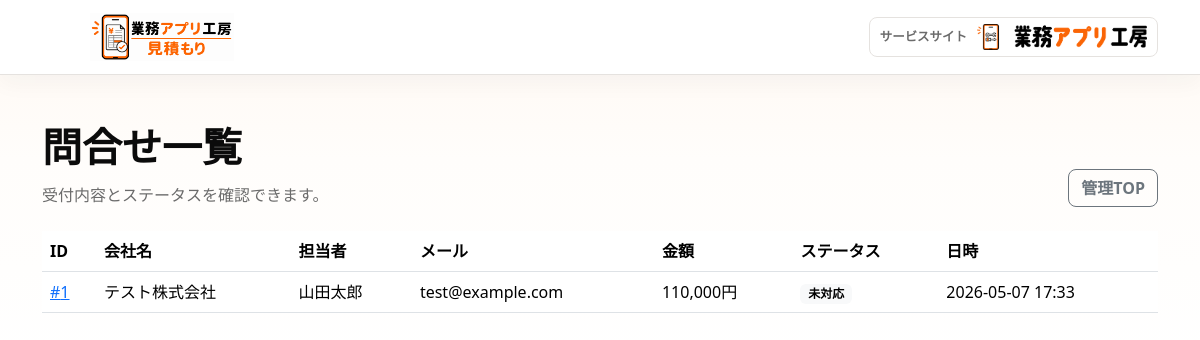
Screenshot of /admin/inquiries (signed in) with the database file from the repository.
### models/__init__.py (models this page shows)
class Inquiry(db.Model):
    __tablename__ = "inquiries"
    id = db.Column(db.BigInteger().with_variant(db.Integer, "sqlite"), primary_key=True)
    estimate_id = db.Column(db.BigInteger, db.ForeignKey("estimates.id"), nullable=False)
    company_name = db.Column(db.String(120), nullable=False)
    person_name = db.Column(db.String(120), nullable=False)
    email = db.Column(db.String(255), nullable=False)
    phone = db.Column(db.String(50))
    message = db.Column(db.Text)
    status = db.Column(db.String(30), default="未対応", nullable=False)
    created_at = db.Column(db.DateTime, default=datetime.utcnow, nullable=False)
    attachments = db.relationship(
        "InquiryAttachment", backref="inquiry", cascade="all, delete-orphan"
    )

class Estimate(db.Model):
    __tablename__ = "estimates"
    id = db.Column(db.BigInteger().with_variant(db.Integer, "sqlite"), primary_key=True)
    device_type = db.Column(db.String(50), nullable=False)
    package_type = db.Column(db.String(50), nullable=False)
    total_price = db.Column(db.Integer, nullable=False)
    created_at = db.Column(db.DateTime, default=datetime.utcnow, nullable=False)
    items = db.relationship("EstimateItem", backref="estimate", cascade="all, delete-orphan")
    inquiry = db.relationship("Inquiry", backref="estimate", uselist=False)

### routes/admin.py (the view)
@admin_bp.get("/inquiries")
def inquiries():
    if not admin_required():
        return redirect(url_for("admin.login"))
    rows = Inquiry.query.order_by(Inquiry.created_at.desc()).all()
    return render_template("admin_inquiries.html", inquiries=rows, format_jst=format_jst)

### routes/admin.py (called while the page is built)
def admin_required():
    return session.get("admin_logged_in") is True

def format_jst(value: datetime | None) -> str:
    if value is None:
        return ""
    if value.tzinfo is None:
        value = value.replace(tzinfo=UTC)
    return value.astimezone(JST).strftime("%Y-%m-%d %H:%M")

### templates/admin_inquiries.html (shortened to what this page needs)
{% extends "base.html" %}
{% block content %}
<section class="container py-4 py-lg-5">
  <div class="admin-head">
    <div>
      <h1>問合せ一覧</h1>
      <p>受付内容とステータスを確認できます。</p>
    </div>
    <a class="btn btn-outline-secondary" href="{{ url_for('admin.dashboard') }}">管理TOP</a>
  </div>
  <div class="table-responsive">
    <table class="table table-hover align-middle">
      <thead>
        <tr>
          <th>ID</th><th>会社名</th><th>担当者</th><th>メール</th><th>金額</th><th>ステータス</th><th>日時</th>
        </tr>
      </thead>
      <tbody>
        {% for inquiry in inquiries %}
          <tr>
            <td><a href="{{ url_for('admin.inquiry_detail', inquiry_id=inquiry.id) }}">#{{ inquiry.id }}</a></td>
            <td>{{ inquiry.company_name }}</td>
            <td>{{ inquiry.person_name }}</td>
            <td>{{ inquiry.email }}</td>
            <td>{{ "{:,}".format(inquiry.estimate.total_price) }}円</td>
            <td><span class="badge text-bg-light">{{ inquiry.status }}</span></td>
            <td>{{ format_jst(inquiry.created_at) }}</td>
          </tr>
        {% else %}
          <tr><td colspan="7" class="text-center text-secondary py-5">問合せはまだありません。</td></tr>
        {% endfor %}
      </tbody>
    </table>
  </div>
</section>
{% endblock %}

### static/css/style.css (style rules this page uses)
:root { --ink: #0b0b0b; --muted: #6b6b6b; --line: #e5e2df; --brand: #ff6b00; --brand-dark: #d95600; --brand-soft: #fff0e3; --brand-pale: #fff8f1; --panel: #ffffff; --accent: #111111; --paper: #fff8f1; --soft: #f7f4ef; --shadow: rgba(31, 41, 51, 0.08); }
body { color: var(--ink); background: linear-gradient(180deg, #fff8f1 0%, #fffdfb 42%, #ffffff 100%); letter-spacing: 0; }
.form-section h2, .page-heading h1, .admin-head h1, .wizard-head h1 { font-weight: 800; margin-bottom: 12px; }
.btn { border-radius: 8px; font-weight: 800; }
.page-heading, .admin-head { display: flex; align-items: end; justify-content: space-between; gap: 16px; margin-bottom: 24px; }
.page-heading p, .admin-head p { color: var(--muted); margin: 0; }

### rows the page displays
Inquiry: id "1", company_name "テスト株式会社", person_name "山田太郎", email "test@example.com", status "未対応", created_at "2026-05-07 17:33"
Estimate: estimate.total_price "110,000"
